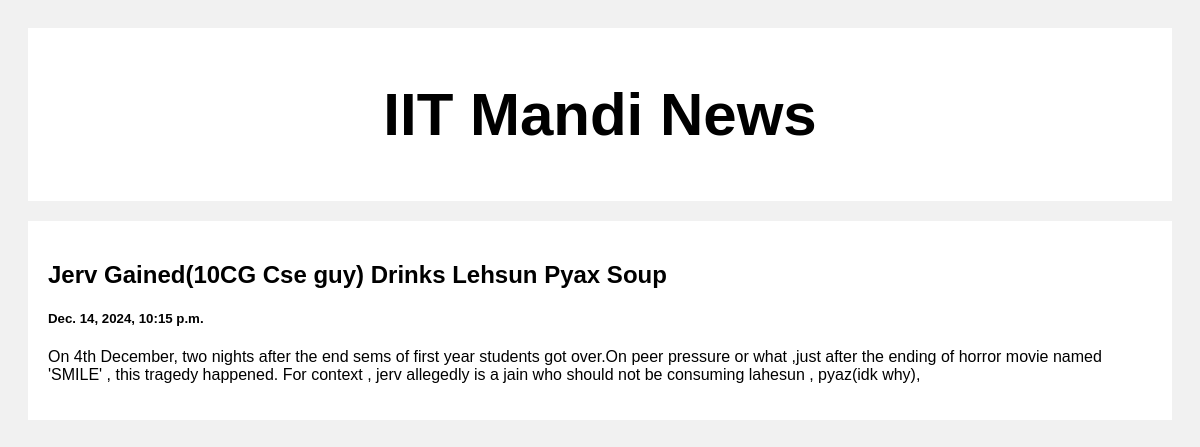
/post/1, run on the app's committed database.
### posts/models.py (models this page shows)
class Post(models.Model):
    title=models.CharField(max_length=100)
    body=models.CharField(max_length=1000000)
    created_at=models.DateTimeField(default=datetime.now,blank=True)

### posts/views.py (the view)
# urls.py: path('post/<str:pk>',views.post,name='index')
def post(request,pk):
    posts=Post.objects.get(id=pk)  ##get that post from db ....for filter
    return render(request,'posts.html',{'posts':posts})

### templates/posts.html (shortened to what this page needs)
<!DOCTYPE html>
<html>
<head>
</head>
<body>
<div class="header">
  <h2>IIT Mandi News</h2>
</div>
<div class="row">
  <div class="leftcolumn">
    <div class="card">
      <a style="text-decoration: none; color: black;" href="#">
        <h2>{{posts.title}}</h2>
        <h5>{{posts.created_at}}</h5>
        <p>{{posts.body}}</p>
      </a>
    </div>
  </div>
</div>
</body>
</html>

### templates/posts.html (style rules this page uses)
* { box-sizing: border-box; }
body { font-family: Arial; padding: 20px; background: #f1f1f1; }
.header { padding: 2px; font-size: 40px; text-align: center; background: white; }
.leftcolumn { float: left; width: 100%; }
.card { background-color: white; padding: 20px; margin-top: 20px; }
.row:after { content: ""; display: table; clear: both; }

### data on the page
Post: title "Jerv Gained(10CG Cse guy) Drinks Lehsun Pyax Soup", created_at "Dec. 14, 2024, 10:15 p.m.", body "On 4th December, two nights after the end sems of first year students got over.On peer pressure or what ,just after the ending of horror movie named 'SMILE' , this tragedy happened. For context , jerv allegedly is a jain who should not be consuming lahesun , pyaz(idk why),"
